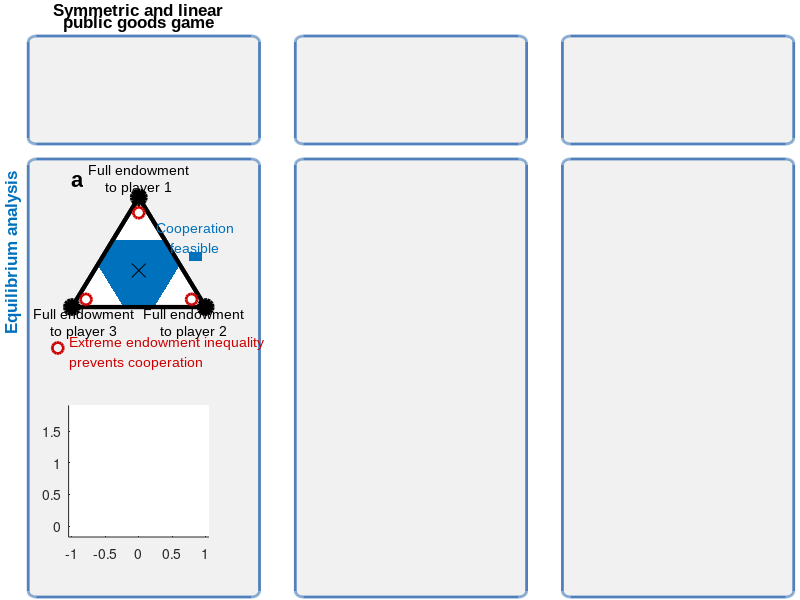

The MATLAB source for this figure: (Note: this script raises an error after producing the figure.)
% You must change input file address every time you want to use this code
% on line 67.
function[sum_pay]= MakeIllustrationV5();

%% Fixing the Parameters
global lw ms fsA fsL fsH fsT fname le bo wi he dx dy col wi2 he2 dx2
 
lw=3; ms=10; fsT=10; fsA=12; fsL=12; fsH=16; fname='Arial'; 
le=0.076; bo=0.105; wi=0.195; he=wi*75/60; wi2=wi*0.9; he2=he*0.9; dx2=wi*0.05; dx=0.145; dy=0.365; 
col=[0 0.447 0.741;
    0.85 0.325 0.098;
    0.494 0.184 0.556;
    0.929 0.694 0.125;
    0.466 0.674 0.188];

%% Plotting the general graphical structure 
figure('Position',[300,300,750,600]);
ax1=axes('Position',[le-0.35*dx 0 3*wi+3*dx 1]); hold on
axis([-0.01 1.01 0 1]); dxf=(wi+dx*0.4)/(3*wi+2*dx); delf=0.27*dx/(3*wi+2*dx);
grey1=242/256*ones(1,3);  
blue1=[79,129,189]/256; 
y1=0.005; y2=0.735; lwP=2;
rd=0.01; t1=pi:0.01:3*pi/2; t2=3*pi/2:0.01:2*pi; t3=0:0.01:pi/2; t4=pi/2:0.01:pi; 
bxx=[rd+rd*cos(t1),dxf-rd+rd*cos(t2),dxf-rd+rd*cos(t3),rd+rd*cos(t4)]; 
bxy=[y1+rd+rd*sin(t1),y1+rd+rd*sin(t2),y2-rd+rd*sin(t3),y2-rd+rd*sin(t4)]; 
fill(bxx,bxy,grey1,'EdgeColor',blue1,'LineWidth',lwP);
fill(bxx+dxf+delf,bxy,grey1,'EdgeColor',blue1,'LineWidth',lwP);
fill(bxx+2*(dxf+delf),bxy,grey1,'EdgeColor',blue1,'LineWidth',lwP);

y1=0.76; y2=0.94; lwP=2;
rd=0.01; t1=pi:0.01:3*pi/2; t2=3*pi/2:0.01:2*pi; t3=0:0.01:pi/2; t4=pi/2:0.01:pi; 
bxx=[rd+rd*cos(t1),dxf-rd+rd*cos(t2),dxf-rd+rd*cos(t3),rd+rd*cos(t4)]; 
bxy=[y1+rd+rd*sin(t1),y1+rd+rd*sin(t2),y2-rd+rd*sin(t3),y2-rd+rd*sin(t4)]; 
fill(bxx,bxy,grey1,'EdgeColor',blue1,'LineWidth',lwP);
fill(bxx+dxf+delf,bxy,grey1,'EdgeColor',blue1,'LineWidth',lwP);
fill(bxx+2*(dxf+delf),bxy,grey1,'EdgeColor',blue1,'LineWidth',lwP);
 
S1=[0.065-0.028 0.420]; red=[0.8 0 0];  msS=8; lwS=2;
plot(S1(1),S1(2),'o','Color',red,'MarkerSize',msS,'LineWidth',lwS); 
text(S1(1)+0.015,S1(2)-0.0075,{'Extreme endowment inequality','prevents cooperation '},'Color',red,...
    'FontName',fname,'FontSize',fsT,'VerticalAlignment','middle'); 
% S2=S1+[2*(wi+dx) 0]; 
% plot(S2(1),S2(2),'o','MarkerSize',msS,'LineWidth',lwS,'Color',col(3,:));
% plot(S2(1),S2(2),'x','MarkerSize',msS,'Color',col(3,:));
% text(S2(1)+0.015,S2(2)-0.0075,{'Complete endowment equality','prevents cooperation '},'Color',col(3,:),...
%     'FontName',fname,'FontSize',fsT,'VerticalAlignment','middle'); 


he1=0.03; wi1=3*wi+3*dx; k=wi1;
rd=0.006; t=0:0.01:2*pi; red=[0.8 0 0];  msS=8; 
axis off

PlotGameSetup(1,'a'); 
% PlotGameSetup(2,'b'); 
% PlotGameSetup(3,'c'); 

%% Plotting the static predictions
delta1=0.8; delta2=0.3; delta3=0.35;
rvec1=[2 2 2]; rvec2=[1.1 1.5 2.9]; 
plotStatic(1,delta1,rvec1,'a'); 
% plotStatic(2,delta2,rvec2,'b');
% plotStatic(3,delta3,rvec2,'c');
%plotStaticLegend(); 

%% Plotting the evolutionary predictions
delta1=1; delta2=1; delta3=1;
plotEvo(1,delta1,rvec1,'d','InputDataXsetSize3_1.mat'); 
% plotEvo(2,delta2,rvec2,'e','DataAL-V1.mat');
% plotEvo(3,delta2,rvec2,'f','DataSN-V1.mat');

end


function PlotGameSetup(nr,lett); 
global lw ms fsA fsL fsH fsT fname le bo wi he dx dy col

ax1=axes('Position',[le+(wi+dx)*(nr-1) bo+2*dy wi he]);
axis([-1.05 1.05 -sqrt(3)*0.1 sqrt(3)*1.1]); hold on

if nr==1, head1='Symmetric and linear'; 
elseif nr==2, head1='Asymmetric and linear'; 
elseif nr==3, head1='Symmetric and nonlinear'; 
end
text(0,1.08,head1,'FontSize',fsA,'FontName',fname,...
    'HorizontalAlignment','center','FontWeight','bold');
text(0,0.9,'public goods game','FontSize',fsA,'FontName',fname,...
        'HorizontalAlignment','center','FontWeight','bold');
axis off
end


function plotEvo(nr,delta,rvec,lett,datafile); 
global lw ms fsA fsT fsL fsH fname le bo wi he dx col wi2 he2 dx2

ax1=axes('Position',[le+(wi+dx)*(nr-1)+dx2 bo wi2 he2]); 
axis([-1.05 1.05 -sqrt(3)*0.1 sqrt(3)*1.1]); hold on
edges=[-1 0; 1 0; 0 sqrt(3)]; 
x1=edges(1,:); x2=edges(2,:); x3=edges(3,:);
%rvec
load(datafile); sumpi=sum(Pay,2);  PiMax=max(sumpi);
%rvec
if nr==1
text(-1.9,sqrt(3)/2,'Evolutionary analysis','FontSize',fsL,'Color',col(5,:),...
    'FontName',fname,'Rotation',90,'HorizontalAlignment','center','FontWeight','bold');
end


%% Plotting the contour plot
dxx=0.48; dyy=0.45; ss=0.1; epsi=0.03;



for i=size(EVec,1):-1:1;
    %EVec(i,:)
    %debug infos to find why we have white areas?!
%     tmp_val = sum(Pay(i,:));
%     sum_pay(i) = tmp_val;
%     if (tmp_val<1.1)
%         EVec(i,:)
%         tmp_val
%         i
%     end
    E1=EVec(i,1:3); E2=(1-epsi)*E1+epsi*(1-E1); 
    e=E2(1)*x1+E2(2)*x2+E2(3)*x3; 
    f1=e(1)+ss*[-dxx dxx dxx-dxx*(E1(1)==0) -dxx+dxx*(E1(2)==0)]; f2=e(2)+ss*[-dyy -dyy dyy dyy]-0.02;
    cl=getcolor(sumpi(i),nr, PiMax); 
%     for index=1:4
%         if (f1(index)==-0.236 && f2(index)==0.6382)
%             E1
%         end
%     end
    %[i, cl]
    fill(f1,f2,cl,'LineStyle','none'); 
end

%% Plotting the triangle
plot([edges(:,1); edges(1,1)],[edges(:,2); edges(1,2)],'k','LineWidth',lw); 
plot(edges(:,1),edges(:,2),'ko','MarkerSize',ms,'MarkerFaceColor','k','LineWidth',lw); 
plot(mean(edges(:,1)),mean(edges(:,2)),'kx','MarkerSize',ms,'MarkerFaceColor','k');

%% Labels
dyL=0.26; 
text(-1,2,lett,'FontSize',fsH,'FontName',fname,'FontWeight','bold');
text(x1(1)+0.175,x1(2)-dyL,{'Full endowment','to player 3'},'FontSize',fsT,...
    'FontName',fname,'HorizontalAlignment','center'); 
text(x2(1)-0.175,x2(2)-dyL,{'Full endowment','to player 2'},'FontSize',fsT,...
    'FontName',fname,'HorizontalAlignment','center'); 
text(x3(1),x3(2)+dyL+0.035,{'Full endowment','to player 1'},'FontSize',fsT,...
    'FontName',fname,'HorizontalAlignment','center'); 
axis off

%% Color legend
%if nr==1 
%    xmax=PiMax; xmin=1; xtl={'1.00','1.25','1.50','1.75'};
%else
%    xmax=PiMax; xmin=1.2; xtl={'1.2','1.6','2.0','2.4'}; 
%end
xmax=PiMax; xmin=1; xtl={xmin,round(xmin + ((xmax-xmin)/3),2),round(xmax - ((xmax-xmin)/3),2),round(xmax,2)};

ax2=axes('Position',[le+(wi+dx)*(nr-1) bo-0.05 wi 0.01],'XTick',0:1/3:1,...
    'XTickLabel',xtl,'FontSize',fsT,'FontName',fname,'YTick',[]); 
box(ax2,'on'); hold on
axis([-0.05 1.05 -1 1]); 

ss=0.01; 
for x=0:ss:1; 
    cl=getcolor((1-x)*xmin+x*xmax,nr, PiMax);
    fill(x+ss*[-0.55 0.55 0.55 -0.55],[-0.5 -0.5 0.5 0.5],cl,'LineStyle','none');
end
xlabel('Group payoff','FontSize',fsT,'FontName',fname,'Position',[0.5,-6]);
end



function plotStatic(nr,delta,rvec,lett); 
global lw ms fsA fsT fsL fsH fname le bo wi he dx dy col wi2 he2 dx2

ax1=axes('Position',[le+(wi+dx)*(nr-1)+dx2 bo+dy wi2 he2]); 
axis([-1.05 1.05 -sqrt(3)*0.1 sqrt(3)*1.1]); hold on
edges=[-1 0; 1 0; 0 sqrt(3)]; 
x1=edges(1,:); x2=edges(2,:); x3=edges(3,:);

if nr==1
text(-1.9,sqrt(3)/2,'Equilibrium analysis','FontSize',fsL,'Color',col(1,:),...
    'FontName',fname,'Rotation',90,'HorizontalAlignment','center','FontWeight','bold');
end
fill([edges(:,1); edges(1,1)],[edges(:,2); edges(1,2)],'w','LineWidth',lw,'EdgeColor','k'); 

%% Calculating the thresholds for the players' endowments
if nr==3
    M1=(x1(1)+x2(1)+x3(1))/3; M2=(x1(2)+x2(2)+x3(2))/3;
    p1=[7/11 4/11 0]; p2=[5/13 5/13 3/13]; p3=[4/11 7/11 0]; 
    P1=p1(1)*x1+p1(2)*x2+p1(3)*x3; P2=p2(1)*x1+p2(2)*x2+p2(3)*x3; P3=p3(1)*x1+p3(2)*x2+p3(3)*x3; 
    fill([P1(1) P2(1) P3(1)],[P1(2) P2(2) P3(2)],col(1,:),'LineStyle','none');
    %plot([P2(1) M1],[P2(2) M2],'k--','LineWidth',2);
    
    p1=[7/11 0 4/11]; p2=[5/13 3/13 5/13]; p3=[4/11 0 7/11]; 
    P1=p1(1)*x1+p1(2)*x2+p1(3)*x3; P2=p2(1)*x1+p2(2)*x2+p2(3)*x3; P3=p3(1)*x1+p3(2)*x2+p3(3)*x3; 
    fill([P1(1) P2(1) P3(1)],[P1(2) P2(2) P3(2)],col(1,:),'LineStyle','none');
    %plot([P2(1) M1],[P2(2) M2],'k--','LineWidth',2);
    
    p1=[0 7/11 4/11]; p2=[3/13 5/13 5/13]; p3=[0 4/11 7/11]; 
    P1=p1(1)*x1+p1(2)*x2+p1(3)*x3; P2=p2(1)*x1+p2(2)*x2+p2(3)*x3; P3=p3(1)*x1+p3(2)*x2+p3(3)*x3; 
    fill([P1(1) P2(1) P3(1)],[P1(2) P2(2) P3(2)],col(1,:),'LineStyle','none');
    %plot([P2(1) M1],[P2(2) M2],'k--','LineWidth',2);
    
    %text(mean(edges([1,3],1))+0.12,mean(edges([1,3],2)-0.08),{'C. f.'},'FontSize',fsT,...
    %'FontName',fname,'HorizontalAlignment','center','Color','w');
    %text(mean(edges([2,3],1))-0.11,mean(edges([2,3],2)-0.08),{'C. f.'},'FontSize',fsT,...
    %'FontName',fname,'HorizontalAlignment','center','Color','w');
    %text(mean(edges([1,2],1)),mean(edges([1,2],2)+0.1),{'C. f.'},'FontSize',fsT,...
    %'FontName',fname,'HorizontalAlignment','center','Color','w');
   
elseif nr<3
    e12=delta*rvec(2)/(3-rvec(1)+delta*rvec(2)),
    e13=delta*rvec(3)/(3-rvec(1)+delta*rvec(3)),
    A10=x1; A12=e12*x1+(1-e12)*x2; A13=e13*x1+(1-e13)*x3;

    e21=delta*rvec(1)/(3-rvec(2)+delta*rvec(1)), 
    e23=delta*rvec(3)/(3-rvec(2)+delta*rvec(3)), 
    A20=x2; A21=(1-e21)*x1+e21*x2; A23=e23*x2+(1-e23)*x3;

    e31=delta*rvec(1)/(3-rvec(3)+delta*rvec(1)),
    e32=delta*rvec(2)/(3-rvec(3)+delta*rvec(2)),
    A30=x3; A31=(1-e31)*x1+e31*x3; A32=(1-e32)*x2+e32*x3;

    if nr==1
        fill([A12(1),A21(1),A23(1),A32(1),A31(1),A13(1)],[A12(2),A21(2),A23(2),A32(2),A31(2),A13(2)],col(1,:),'LineStyle','none'); 
    elseif nr==2
        ka=0.61; A1x=ka*A13+(1-ka)*A12;
        fill([A1x(1),A23(1),A32(1),A31(1),A13(1)],[A1x(2),A23(2),A32(2),A31(2),A13(2)],col(1,:),'LineStyle','none'); 
    end
    %fill([A10(1),A12(1),A13(1)],[A10(2),A12(2),A13(2)],'w','LineStyle','none'); 
    %fill([A20(1), A21(1),A23(1)],[A20(2), A21(2),A23(2)],'w','LineStyle','none');
    %fill([A30(1),A31(1),A32(1)], [A30(2),A31(2),A32(2)],'w','LineStyle','none');

    %plot([A12(1),A13(1)],[A12(2),A13(2)],'k--','LineWidth',2);
    %plot([A21(1),A23(1)],[A21(2),A23(2)],'k--','LineWidth',2);
    %plot([A31(1),A32(1)],[A31(2),A32(2)],'k--','LineWidth',2);
end

%% Plotting the triangle
plot([edges(:,1); edges(1,1)],[edges(:,2); edges(1,2)],'k','LineWidth',lw); 
plot(edges(:,1),edges(:,2),'ko','MarkerSize',ms,'MarkerFaceColor','k','LineWidth',lw);  

%% Plotting the symbols for no cooperation 
laS=0.86; rd=0.06; t=0:0.01:2*pi; red=[0.8 0 0]; msS=8; lwS=2;
S1=laS*x1+(1-laS)/2*(x2+x3); S2=laS*x2+(1-laS)/2*(x1+x3); S3=laS*x3+(1-laS)/2*(x2+x1); 
plot(S1(1),S1(2),'o','Color',red,'MarkerSize',msS,'LineWidth',lwS); 
plot(S2(1),S2(2),'o','Color',red,'MarkerSize',msS,'LineWidth',lwS);
plot(S3(1),S3(2),'o','Color',red,'MarkerSize',msS,'LineWidth',lwS);
plot(mean(edges(:,1)),mean(edges(:,2)),'kx','MarkerSize',ms,'MarkerFaceColor','k');
if nr>1, plot(mean(edges(:,1)),mean(edges(:,2)),'o','MarkerSize',msS,'LineWidth',lwS,...
        'Color',col(3,:),'MarkerFaceColor','w'); 
    plot(mean(edges(:,1)),mean(edges(:,2)),'x','MarkerSize',msS,'Color',col(3,:));
end


%% Labels
text(-1,2,lett,'FontSize',fsH,'FontName',fname,'FontWeight','bold');
dyL=0.26;
text(x1(1)+0.175,x1(2)-dyL,{'Full endowment','to player 3'},'FontSize',fsT,...
    'FontName',fname,'HorizontalAlignment','center'); 
text(x2(1)-0.175,x2(2)-dyL,{'Full endowment','to player 2'},'FontSize',fsT,...
    'FontName',fname,'HorizontalAlignment','center'); 
text(x3(1),x3(2)+dyL+0.035,{'Full endowment','to player 1'},'FontSize',fsT,...
    'FontName',fname,'HorizontalAlignment','center'); 
 
text(max(edges(:,1))*0.85,1.1,{'Cooperation','feasible'},'FontSize',fsT,...
        'FontName',fname,'HorizontalAlignment','center','Color',col(1,:));
fill(max(edges(:,1))*0.85+[-0.1 0.1 0.1 -0.1],[0.73 0.73 0.87 0.87],col(1,:),'LineStyle','none'); 

axis off
end




function cl=getcolor(pi,nr, PiMax); 
global col
PiMin=1;

%if nr==1 
%    PiMax=1.75; 
%elseif nr==2
%    PiMax=2.4;  
%elseif nr==3
%    PiMax=2.4;
%end
% or we can use 3 instead of PiMax to compare better all examples!
x=(log(pi)-log(PiMin))^2/(log(PiMax)-log(PiMin))^2;
cl=x*col(5,:)+(1-x)*[1 1 1]; 
end